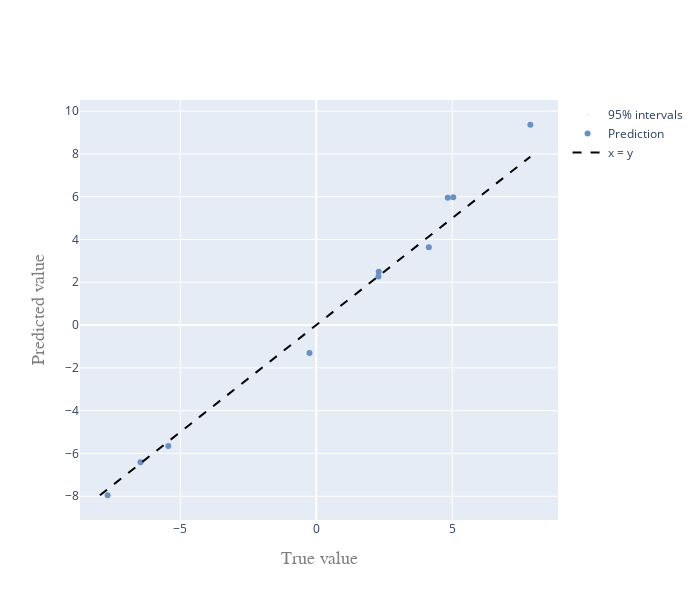

The code cell stored with this chart in its notebook:
### Code cell
# Predict
mean, var, perc, mode, samples, sampling_time = model.calc_posterior_constrained(x_test, num_samples = 1000, save_samples = 5)
mean = np.array(mean).flatten()
lower = perc[0]
upper = perc[2]
var = np.array(var).flatten()

# Plot
fig = pred_vs_error_perc(mean, lower, upper, y_test, 95)
pltlyoff.iplot(fig, filename='')

### Figure 1 — Plotly figure (JSON) as saved in the notebook; plotly's stock layout.template omitted (floating-point values rounded to 4 significant figures)
{"data": [{"error_y": {"array": [[0.8878, 0.8181, 0.6211, 0.7504, 1.007, 0.8983, 0.6036, 0.5196, 0.8117, 0.8255]], "color": "rgb(105, 144, 193)", "type": "data", "visible": true}, "marker": {"color": "rgb(105, 144, 193)", "opacity": 0, "size": 0}, "mode": "markers", "name": "95% intervals", "type": "scatter", "x": [-7.672, -0.2483, -6.464, 2.286, -5.441, 5.035, 4.833, 2.296, 7.871, 4.138], "y": [[-7.97, -1.291, -6.434, 2.25, -5.613, 5.981, 5.951, 2.486, 9.359, 3.638]]}, {"marker": {"color": "rgb(105, 144, 193)", "size": 6}, "mode": "markers", "name": "Prediction", "type": "scatter", "x": [-7.672, -0.2483, -6.464, 2.286, -5.441, 5.035, 4.833, 2.296, 7.871, 4.138], "y": [-7.956, -1.308, -6.417, 2.267, -5.656, 5.975, 5.954, 2.491, 9.364, 3.633]}, {"line": {"color": "rgb(0, 0, 0)", "dash": "dash"}, "mode": "lines", "name": "x = y", "type": "scatter", "x": [-7.956, 7.871], "y": [-7.956, 7.871]}], "layout": {"autosize": false, "height": 600, "showlegend": true, "title": {"text": ""}, "width": 700, "xaxis": {"title": {"font": {"color": "#7f7f7f", "family": "Courier New, monospace", "size": 18}, "text": "True value"}}, "yaxis": {"title": {"font": {"color": "#7f7f7f", "family": "Courier New, monospace", "size": 18}, "text": "Predicted value"}}}}
